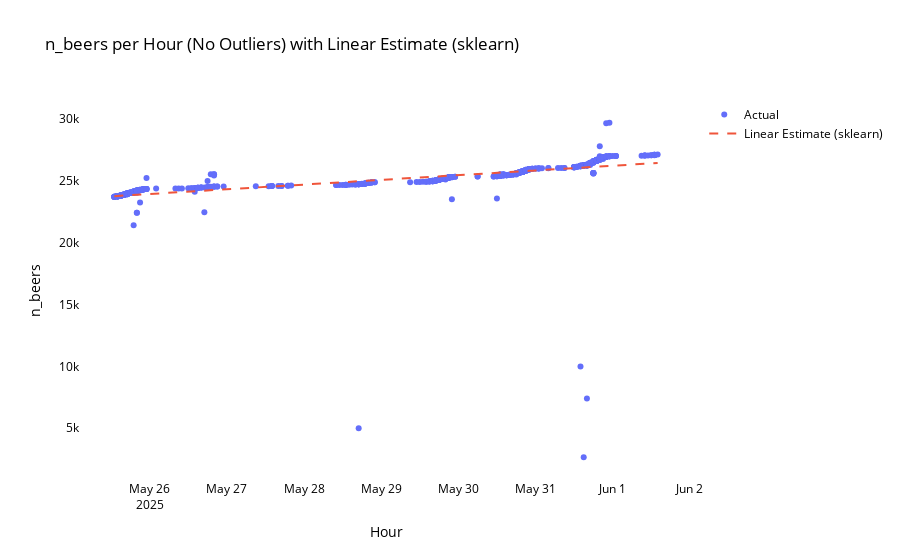

Here is the notebook cell this chart was saved with:
### Code cell
# Linear estimate of rate of beers using sklearn and added_df_no_outliers
from sklearn.linear_model import LinearRegression
import numpy as np

# Prepare X as hours since start, y as n_beers
X = (added_df_no_outliers['hour'] - added_df_no_outliers['hour'].min()).dt.total_seconds().values.reshape(-1, 1) / 3600
y = added_df_no_outliers['n_beers'].values

# Fit linear regression
model = LinearRegression()
model.fit(X, y)
rate_per_hour = model.coef_[0]
intercept = model.intercept_

print(f"Estimated rate of beers per hour: {rate_per_hour:.2f}")
print(f"Intercept: {intercept:.2f}")

# Add linear estimate to DataFrame for plotting
added_df_no_outliers['linear_estimate'] = model.predict(X)

import plotly.graph_objects as go
fig = go.Figure()
fig.add_trace(go.Scatter(x=added_df_no_outliers['hour'], y=added_df_no_outliers['n_beers'], mode='markers', name='Actual'))
fig.add_trace(go.Scatter(x=added_df_no_outliers['hour'], y=added_df_no_outliers['linear_estimate'], mode='lines', name='Linear Estimate (sklearn)', line=dict(dash='dash')))
fig.update_layout(
    title='n_beers per Hour (No Outliers) with Linear Estimate (sklearn)',
    xaxis_title='Hour',
    yaxis_title='n_beers',
    plot_bgcolor='white',
    paper_bgcolor='white',
    font=dict(color='black')
)
fig.show()

### Figure 1 — Plotly figure (JSON) as saved in the notebook; plotly's stock layout.template omitted (floating-point values rounded to 4 significant figures; data arrays with more than 128 entries replaced by an {"elided": "..."} marker saying what was removed)
{"data": [{"mode": "markers", "name": "Actual", "type": "scatter", "x": {"elided": "617 str values"}, "y": {"elided": "617 int values"}}, {"line": {"dash": "dash"}, "mode": "lines", "name": "Linear Estimate (sklearn)", "type": "scatter", "x": {"elided": "617 str values"}, "y": {"elided": "617 float values"}}], "layout": {"font": {"color": "black"}, "paper_bgcolor": "white", "plot_bgcolor": "white", "title": {"text": "n_beers per Hour (No Outliers) with Linear Estimate (sklearn)"}, "xaxis": {"title": {"text": "Hour"}}, "yaxis": {"title": {"text": "n_beers"}}}}
